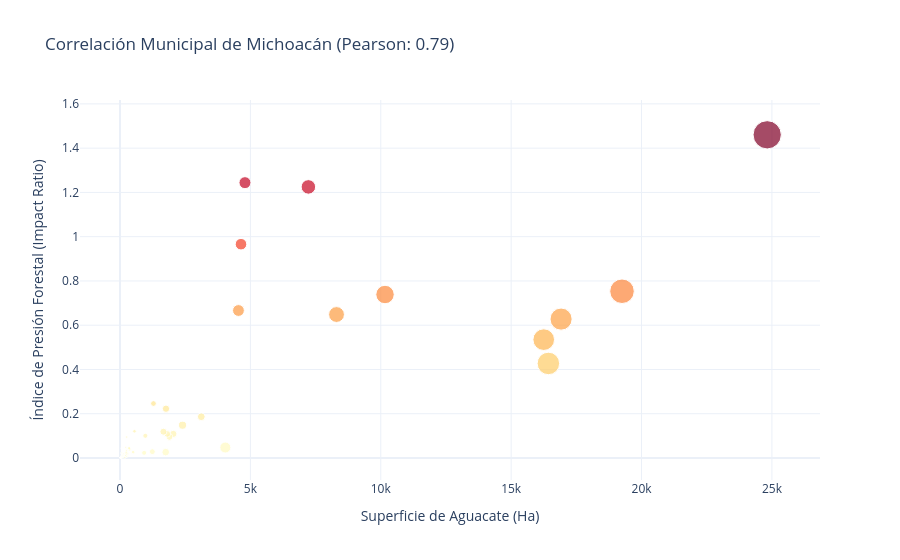

The cell this chart's notebook holds for it:
### Markdown cell above
# 2. Conflicto: La Correlación Municipal Real (Censo 2022)

### ¿Qué es la Correlación de Pearson?
El Coeficiente de Correlación de Pearson (r) es una medida estadística que cuantifica la fuerza y la dirección de la relación lineal entre dos variables. 

- **Valor cercano a 1**: Relación positiva fuerte (si una aumenta, la otra también).
- **Valor cercano a 0**: No hay relación lineal.
- **Valor cercano a -1**: Relación negativa fuerte.

Buscamos demostrar que el aumento en la superficie de aguacate está **directamente vinculado** a una mayor presión forestal en los municipios.

### Code cell
# Carga del dataset maestro para el cruce municipal
path_maestro = f"{base_path}/dataset_maestro_ods15.csv"

try:
    df_final = pd.read_csv(path_maestro)
    
    # Calcular correlación de Pearson y valor-p
    from scipy.stats import pearsonr
    corr, p_value = pearsonr(df_final['ha_aguacate'], df_final['impact_ratio'])
    
    fig = px.scatter(
        df_final, 
        x='ha_aguacate', 
        y='impact_ratio', 
        hover_name='municipio',
        size='ton_aguacate',
        color='impact_ratio',
        color_continuous_scale='YlOrRd',
        labels={
            'ha_aguacate': 'Superficie de Aguacate (Ha)',
            'impact_ratio': 'Índice de Presión Forestal (Impact Ratio)'
        },
        title=f'Correlación Municipal de Michoacán (Pearson: {corr:.2f})',
        template='plotly_white'
    )
    
    fig.update_layout(coloraxis_showscale=False)
    fig.show()

    print(f"\nINTERPRETACIÓN:")
    print(f"Existe una correlación de {corr:.2f}, lo que sugiere un vínculo {'FUERTE' if corr > 0.7 else 'MODERADO'} entre la siembra y la presión forestal detectada.")
    if p_value < 0.05:
         print("Este resultado es ESTADÍSTICAMENTE SIGNIFICATIVO (p < 0.05).")

except FileNotFoundError:
    print(f"Error: No se encontró el archivo {path_maestro}")

### Figure 1 — Plotly figure (JSON) as saved in the notebook; plotly's stock layout.template omitted (floating-point values rounded to 4 significant figures)
{"data": [{"hovertemplate": "<b>%{hovertext}</b><br><br>Superficie de Aguacate (Ha)=%{x}<br>Índice de Presión Forestal (Impact Ratio)=%{marker.color}<br>ton_aguacate=%{marker.size}<extra></extra>", "hovertext": ["Tancítaro", "Uruapan", "Salvador Escalante", "Tacámbaro", "Ario", "Peribán", "Los Reyes", "Nuevo Parangaricutiro", "Ziracuaretiro", "Tingambato", "Tingüindín", "Turicato", "Zitácuaro", "Zacapu", "Tangamandapio", "Cotija", "Tangancícuaro", "Tocumbo", "Apatzingán", "Pátzcuaro", "Acuitzio", "Madero", "Tuxpan", "Morelia", "Purépero", "Susupuato", "Charapan", "Chilchota", "Jiménez", "Taretan", "Nahuatzen", "Parácuaro", "Huiramba", "Hidalgo", "Erongarícuaro", "Nuevo Urecho", "Juárez", "Ocampo", "Zinapécuaro", "Coalcomán De Vázquez Pallares", "Panindícuaro", "Charo", "Quiroga", "Queréndaro", "Jungapeo", "San Lucas", "Tzintzuntzan", "Buenavista", "Coeneo", "Marcos Castellanos", "Lagunillas", "Maravatío", "La Huacana", "Jacona", "Jiquilpan", "Aporo", "Angangueo", "Venustiano Carranza", "Aguililla", "Chinicuila", "Álvaro Obregón", "Morelos", "Puruándiro", "Tlazazalca", "Villamar", "Senguio", "Paracho", "Indaparapeo", "Contepec", "Pajacuarán", "Epitacio Huerta", "Irimbo", "Gabriel Zamora", "Tzitzio", "Cojumatlán De Régules", "Tlalpujahua", "Chucándiro", "Arteaga", "Cherán", "Penjamillo", "Copándaro", "Aquila", "Angamacutiro", "Sahuayo", "Tumbiscatío", "Coahuayana", "Churumuco", "Cuitzeo", "Tuzantla", "Huandacareo", "Zamora", "Tanhuato", "Nocupétaro", "Lázaro Cárdenas", "Numarán", "Ecuandureo", "Churintzio", "Huaniqueo", "José Sixto Verduzco", "Tarímbaro", "Chavinda", "La Piedad", "Tepalcatepec", "Ixtlán", "Santa Ana Maya", "Huetamo", "Briseñas", "Carácuaro", "Múgica", "Tiquicheo De Nicolás Romero", "Vista Hermosa", "Zináparo", "Yurécuaro"], "legendgroup": "", "marker": {"color": [1.46, 0.7534, 0.6276, 0.4272, 0.5347, 0.7387, 0.6482, 1.225, 1.244, 0.9661, 0.6664, 0.04738, 0.1864, 0.1482, 0.1089, 0.09517, 0.1089, 0.2226, 0.0265, 0.1189, 0.2462, 0.0285, 0.1002, 0.0234, 0.1209, 0.02651, 0.03678, 0.0379, 0.04142, 0.04449, 0.01838, 0.008464, 0.09479, 0.00849, 0.03366, 0.01917, 0.02626, 0.04776, 0.01134, 0.001562, 0.01833, 0.01148, 0.01331, 0.01113, 0.008942, 0.00354, 0.01336, 0.001398, 0.00458, 0.004154, 0.0248, 0.002288, 0.0006566, 0.008817, 0.003219, 0.01995, 0.0445, 0.001895, 0.0003579, 0.0005023, 0.002877, 0.004982, 0.0009512, 0.003974, 0.001309, 0.002085, 0.001751, 0.002034, 0.0007063, 0.001381, 0.0005404, 0.002844, 0.0009185, 0.0002416, 0.001543, 0.001485, 0.001783, 4.021e-05, 0.002139, 0.0004344, 0.0009783, 5.964e-05, 0.0004297, 0.001088, 8.695e-05, 0.0003015, 0.0001577, 0.0004254, 5.23e-05, 0.001253, 0.0001673, 0.0001591, 6.411e-05, 3.03e-05, 0.0003189, 7.44e-05, 0.0001281, 0.0001074, 5.324e-05, 5.97e-05, 7.744e-05, 4.759e-05, 5.168e-06, 2.896e-05, 4.314e-06, 0.0, 0.0, 0.0, 0.0, 0.0, 0.0, 0.0, 0.0], "coloraxis": "coloraxis", "size": [279500.0, 210300.0, 170400.0, 176900.0, 163700.0, 118800.0, 87360.0, 73660.0, 50320.0, 46800.0, 48540.0, 42490.0, 20970.0, 22820.0, 18190.0, 15700.0, 15370.0, 18880.0, 20460.0, 17050.0, 11330.0, 11940.0, 8891.0, 8746.0, 4607.0, 4393.0, 1913.0, 2795.0, 2350.0, 3804.0, 2046.0, 2060.0, 1723.0, 1684.0, 1669.0, 2860.0, 2199.0, 1164.0, 1510.0, 1776.0, 1238.0, 906.1, 928.2, 838.6, 707.0, 939.1, 482.9, 712.0, 656.6, 724.4, 691.8, 486.3, 341.1, 409.3, 369.7, 315.4, 56.16, 340.7, 205.9, 220.0, 338.2, 113.4, 250.6, 251.3, 2.0, 193.4, 96.99, 164.8, 134.4, 30.61, 130.0, 83.67, 127.1, 85.81, 46.9, 13.94, 90.42, 77.46, 46.78, 0.0, 80.28, 23.4, 50.92, 40.79, 63.37, 58.65, 44.58, 40.81, 42.36, 6.336, 29.12, 23.4, 11.59, 1.07, 17.55, 0.22, 0.0, 5.89, 4.425, 0.7, 5.85, 0.05, 1.548, 0.03, 0.2, 0.0, 0.0, 0.0, 0.0, 0.0, 0.0, 0.0, 0.0], "sizemode": "area", "sizeref": 698.7, "symbol": "circle"}, "mode": "markers", "name": "", "orientation": "v", "showlegend": false, "type": "scatter", "x": [24820.0, 19250.0, 16910.0, 16430.0, 16250.0, 10160.0, 8303.0, 7224.0, 4792.0, 4640.0, 4542.0, 4039.0, 3117.0, 2397.0, 2045.0, 1897.0, 1811.0, 1764.0, 1753.0, 1665.0, 1283.0, 1241.0, 971.8, 926.5, 555.1, 504.3, 371.0, 368.4, 363.4, 350.0, 298.5, 263.1, 257.3, 249.5, 248.5, 244.6, 237.2, 220.8, 217.6, 177.6, 136.0, 112.9, 102.3, 96.79, 92.69, 88.9, 82.83, 74.95, 68.59, 66.0, 64.1, 59.52, 43.25, 43.24, 40.31, 37.12, 34.07, 32.07, 32.0, 32.0, 30.42, 28.83, 26.06, 24.81, 19.05, 18.1, 17.51, 16.11, 14.15, 13.31, 12.76, 12.38, 12.0, 9.985, 9.12, 8.72, 8.5, 8.0, 7.75, 7.525, 7.27, 6.5, 6.245, 6.173, 6.16, 5.2, 5.0, 4.39, 4.0, 2.728, 2.489, 2.0, 2.0, 1.725, 1.5, 1.0, 1.0, 0.775, 0.75, 0.702, 0.5001, 0.5, 0.24, 0.2, 0.0166, 0.0, 0.0, 0.0, 0.0, 0.0, 0.0, 0.0, 0.0], "xaxis": "x", "y": [1.46, 0.7534, 0.6276, 0.4272, 0.5347, 0.7387, 0.6482, 1.225, 1.244, 0.9661, 0.6664, 0.04738, 0.1864, 0.1482, 0.1089, 0.09517, 0.1089, 0.2226, 0.0265, 0.1189, 0.2462, 0.0285, 0.1002, 0.0234, 0.1209, 0.02651, 0.03678, 0.0379, 0.04142, 0.04449, 0.01838, 0.008464, 0.09479, 0.00849, 0.03366, 0.01917, 0.02626, 0.04776, 0.01134, 0.001562, 0.01833, 0.01148, 0.01331, 0.01113, 0.008942, 0.00354, 0.01336, 0.001398, 0.00458, 0.004154, 0.0248, 0.002288, 0.0006566, 0.008817, 0.003219, 0.01995, 0.0445, 0.001895, 0.0003579, 0.0005023, 0.002877, 0.004982, 0.0009512, 0.003974, 0.001309, 0.002085, 0.001751, 0.002034, 0.0007063, 0.001381, 0.0005404, 0.002844, 0.0009185, 0.0002416, 0.001543, 0.001485, 0.001783, 4.021e-05, 0.002139, 0.0004344, 0.0009783, 5.964e-05, 0.0004297, 0.001088, 8.695e-05, 0.0003015, 0.0001577, 0.0004254, 5.23e-05, 0.001253, 0.0001673, 0.0001591, 6.411e-05, 3.03e-05, 0.0003189, 7.44e-05, 0.0001281, 0.0001074, 5.324e-05, 5.97e-05, 7.744e-05, 4.759e-05, 5.168e-06, 2.896e-05, 4.314e-06, 0.0, 0.0, 0.0, 0.0, 0.0, 0.0, 0.0, 0.0], "yaxis": "y"}], "layout": {"coloraxis": {"colorbar": {"title": {"text": "Índice de Presión Forestal (Impact Ratio)"}}, "colorscale": [[0, "rgb(255,255,204)"], [0.125, "rgb(255,237,160)"], [0.25, "rgb(254,217,118)"], [0.375, "rgb(254,178,76)"], [0.5, "rgb(253,141,60)"], [0.625, "rgb(252,78,42)"], [0.75, "rgb(227,26,28)"], [0.875, "rgb(189,0,38)"], [1, "rgb(128,0,38)"]], "showscale": false}, "legend": {"itemsizing": "constant", "tracegroupgap": 0}, "title": {"text": "Correlación Municipal de Michoacán (Pearson: 0.79)"}, "xaxis": {"anchor": "y", "domain": [0, 1], "title": {"text": "Superficie de Aguacate (Ha)"}}, "yaxis": {"anchor": "x", "domain": [0, 1], "title": {"text": "Índice de Presión Forestal (Impact Ratio)"}}}}
